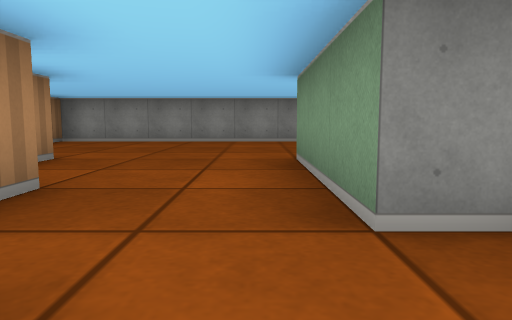
View 1 (above)

14 first-person views from a walk through a cub3D level. The camera is about half as high as the walls, tilts 6° down and sees 70° across. The floor is counted in squares. Each view is taken from the middle of a square. On the plan, view 1 faces up. The plan holds only what a view shows up to about 9 squares ahead; the rest is blank. The place goes on beyond the plan.

View 2
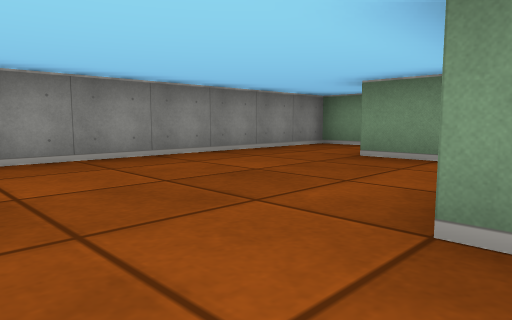

View 3
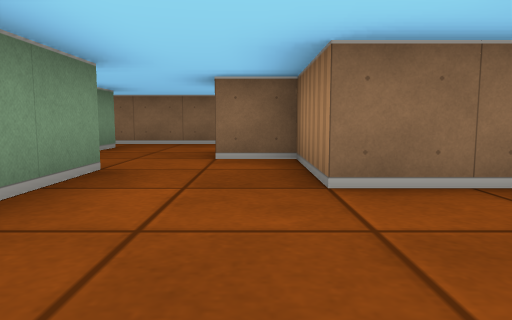

View 4
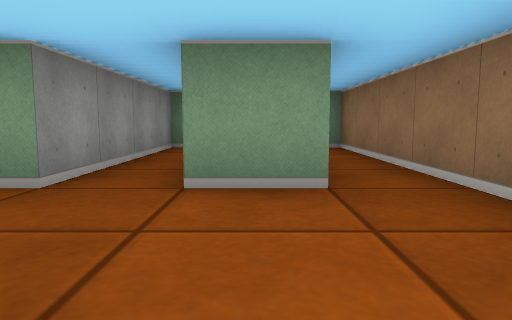

View 5
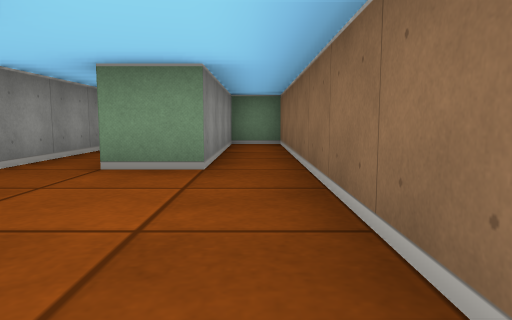

View 6
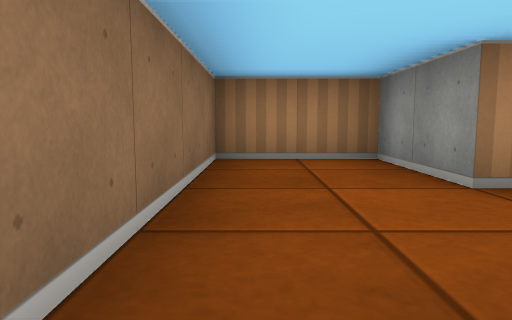

View 7
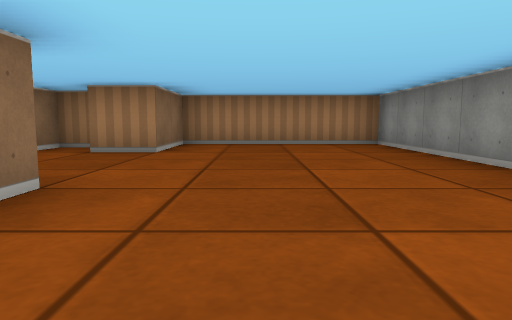

View 8
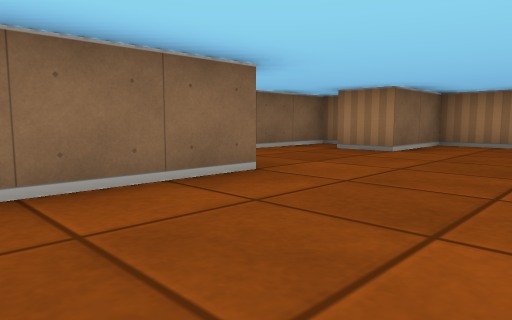

View 9
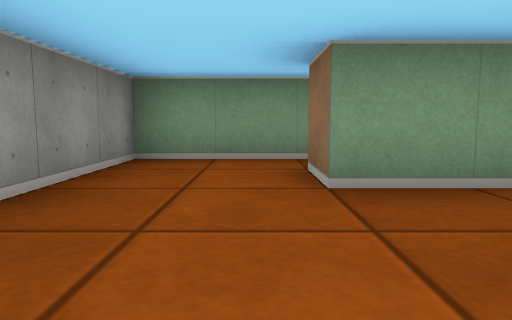

View 10
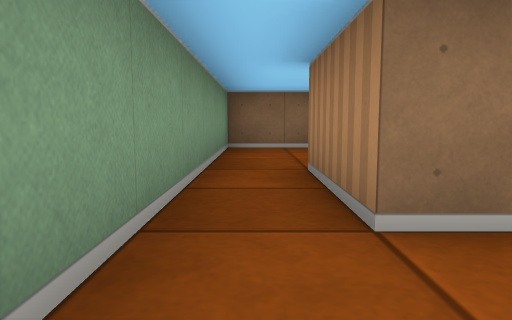

View 11
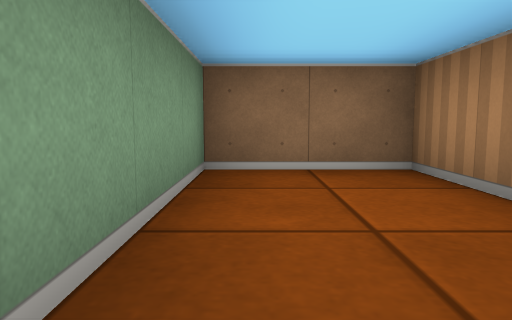

View 12
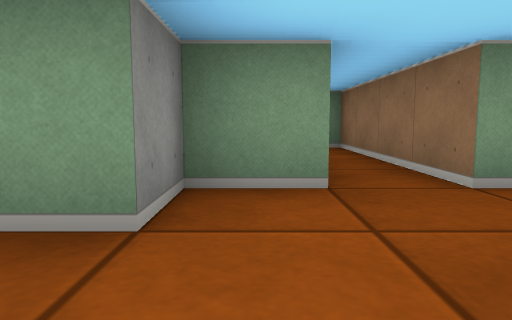

View 13
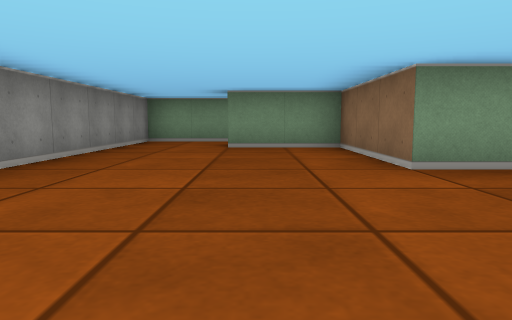

View 14
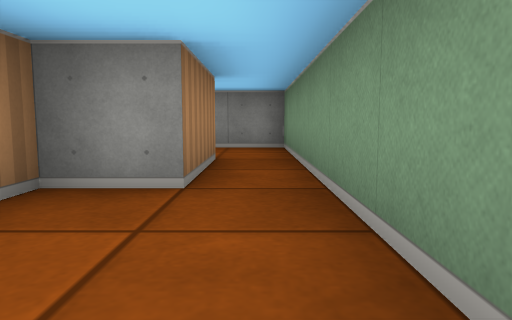

### Floor plan
Ten units are one square. View 1 is at (0, 0); x grows to the right and y downward. Boxes are objects, and circles mark ways between rooms. Rooms are numbered by the first view taken in them; rooms with no view inside come last. Other rooms are left out.
<svg viewBox="-50 -90 110 120">
<path fill="none" stroke="#000" d="M-35 -31 -35 -25 -15 -25 -15 -5 -5 -5M-5 5 -25 5 -25 25 55 25 55 15 15 15 15 5 55 5 55 -5 15 -5 15 -15 5 -15 5 -45 35 -45 35 -65 45 -65M55 -65 55 -85 -45 -85 -45 -45 -25 -45 -25 -35M45 -65 45 -45 35 -45 35 -15 55 -15 55 -65"/>
<circle cx="50" cy="-60" r="3" fill="#2a7"/>
<text x="0" y="-40">1</text>
<text x="50" y="-40">2</text>
</svg>
Room 1 opens to room 2.

Where each view was taken, in squares from view 1:
view 1: 0 up, 0 right, facing up
view 2: 4 up, 1 left, facing up-right
view 3: 5 up, 1 left, facing down
view 4: 1 down, 1 left, facing right
view 5: 2 down, 2 left, facing right
view 6: 2 down, 2 right, facing left
view 7: 6 up, 3 right, facing left
view 8: 7 up, 3 right, facing down-left
view 9: 7 up, 1 right, facing right
view 10: 8 up, 5 right, facing down
view 11: 5 up, 5 right, facing down
view 12: 1 up, 1 left, facing right
view 13: 6 up, 3 left, facing right
view 14: 2 up, 5 right, facing up
